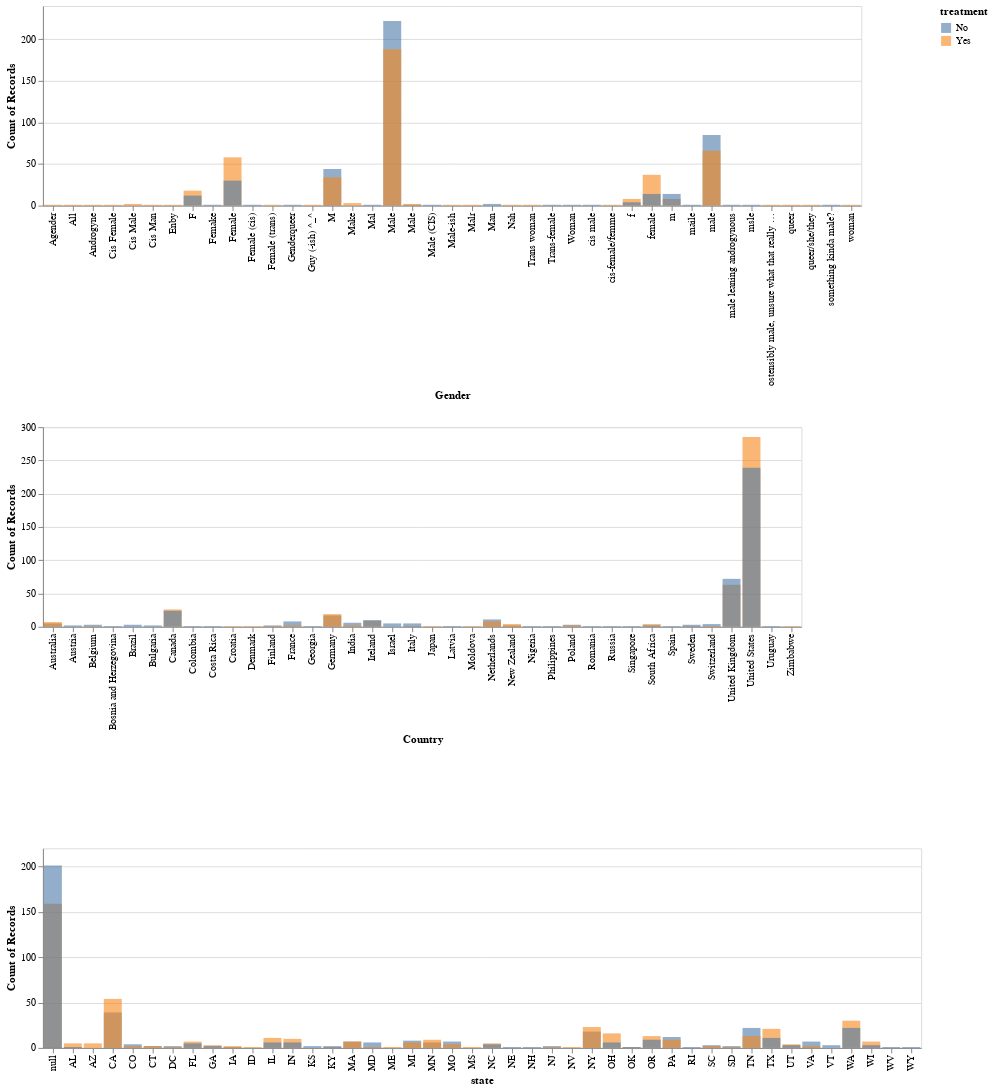

Notebook code for this chart:
### Markdown cell above
Now we'll look at columns with many unique values and see if we need all those categories.

### Code cell
cat_long_columns=['Gender','Country','state']
alt.Chart(train_df).mark_bar(opacity=0.6).encode(
    alt.X(alt.repeat(), type='ordinal'),
    alt.Y('count()', stack=None),
    alt.Color('treatment')
).properties(
    height=200
).repeat(
    cat_long_columns,
    columns=1
)

### Figure 1 — Vega-Lite specification as saved in the notebook (floating-point values rounded to 4 significant figures; data arrays with more than 128 entries replaced by an {"elided": "..."} marker saying what was removed)
{"config": {"view": {"continuousWidth": 400, "continuousHeight": 300}}, "repeat": ["Gender", "Country", "state"], "spec": {"data": {"name": "data-338b92ac2f3a5375ec6d834c9d1c8950"}, "mark": {"type": "bar", "opacity": 0.6}, "encoding": {"color": {"type": "nominal", "field": "treatment"}, "x": {"type": "ordinal", "field": {"repeat": "repeat"}}, "y": {"type": "quantitative", "aggregate": "count", "stack": null}}, "height": 200}, "columns": 1, "$schema": "https://vega.github.io/schema/vega-lite/v4.8.1.json", "datasets": {"data-338b92ac2f3a5375ec6d834c9d1c8950": {"elided": "881 records"}}}
